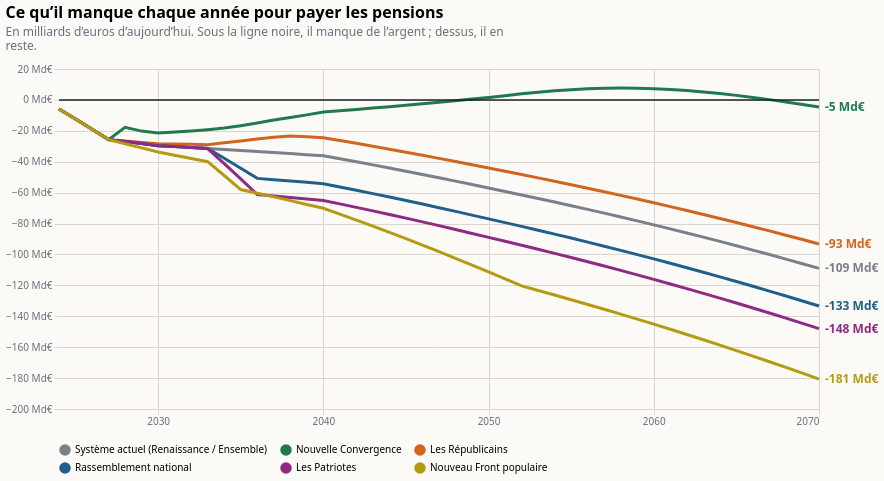

Express this chart as Vega-Lite.
### Vega-Lite specification from a JSON file in a GitHub repository (floating-point values rounded to 4 significant figures; data arrays with more than 128 entries replaced by an {"elided": "..."} marker saying what was removed)
{"$schema": "https://vega.github.io/schema/vega-lite/v6.json", "title": {"text": "Ce qu’il manque chaque année pour payer les pensions", "subtitle": ["En milliards d’euros d’aujourd’hui. Sous la ligne noire, il manque de l’argent ; dessus, il en", "reste."], "anchor": "start", "fontSize": 16, "subtitleColor": "#6b6f7b", "subtitlePadding": 6, "offset": 12}, "background": "#fbfaf7", "config": {"font": "system-ui, sans-serif", "axis": {"gridColor": "#d9d6cf", "labelColor": "#6b6f7b", "domain": false, "tickColor": "#d9d6cf"}, "legend": {"orient": "bottom", "columns": 3, "labelLimit": 2000, "symbolOpacity": 1}, "view": {"stroke": null}}, "width": 760, "height": 340, "data": {"values": {"elided": "282 records"}}, "encoding": {"x": {"field": "annee", "type": "quantitative", "scale": {"domain": [2024, 2070]}, "axis": {"format": "d", "title": null, "values": [2030, 2040, 2050, 2060, 2070]}}, "y": {"field": "valeur", "type": "quantitative", "scale": {"zero": true, "padding": 12}, "axis": {"title": null, "labelExpr": "replace(format(datum.value, ',.0f'), ',', ' ') + ' Md€'", "tickCount": 7}}, "color": {"field": "programme", "type": "nominal", "title": null, "sort": ["Système actuel (Renaissance / Ensemble)", "Nouvelle Convergence", "Les Républicains", "Rassemblement national", "Les Patriotes", "Nouveau Front populaire"], "scale": {"domain": ["Système actuel (Renaissance / Ensemble)", "Nouvelle Convergence", "Les Républicains", "Rassemblement national", "Les Patriotes", "Nouveau Front populaire"], "range": ["#7a7f8c", "#1f7a4d", "#d1641f", "#1f5f8b", "#8e2a84", "#b59a12"]}, "legend": {"orient": "bottom", "columns": 3, "labelLimit": 2000}}}, "layer": [{"mark": {"type": "line", "strokeWidth": 3}}, {"data": {"values": [{"y": 0}]}, "mark": {"type": "rule", "strokeWidth": 1.5}, "encoding": {"x": {"value": 0}, "x2": {"value": 760}, "y": {"field": "y", "type": "quantitative"}, "color": {"value": "#1b1f2a"}}}, {"data": {"values": [{"annee": 2070, "programme": "Système actuel (Renaissance / Ensemble)", "valeur": -109.0, "etiquette": "-109 Md€"}, {"annee": 2070, "programme": "Nouvelle Convergence", "valeur": -4.611, "etiquette": "-5 Md€"}, {"annee": 2070, "programme": "Les Républicains", "valeur": -93.24, "etiquette": "-93 Md€"}, {"annee": 2070, "programme": "Rassemblement national", "valeur": -133.4, "etiquette": "-133 Md€"}, {"annee": 2070, "programme": "Les Patriotes", "valeur": -148.0, "etiquette": "-148 Md€"}, {"annee": 2070, "programme": "Nouveau Front populaire", "valeur": -180.6, "etiquette": "-181 Md€"}]}, "mark": {"type": "text", "align": "left", "dx": 6, "fontSize": 12, "fontWeight": "bold"}, "encoding": {"text": {"field": "etiquette"}}}]}
